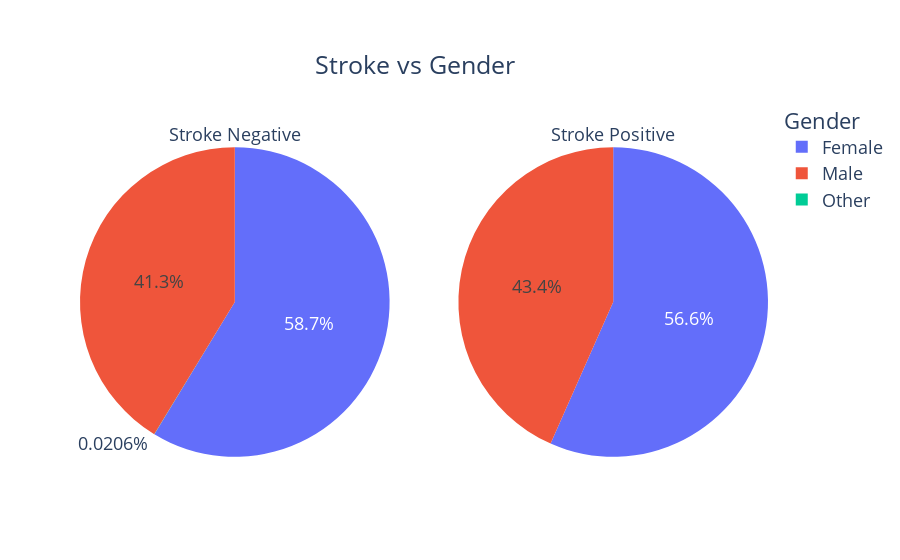

This figure's notebook cell:
### Code cell
counts0 = Counter(dataviz[dataviz['stroke']==0]['gender'])
counts1 = Counter(dataviz[dataviz['stroke']==1]['gender'])
fig = make_subplots(rows=1, cols=2, specs=[[{"type": "pie"}, {"type": "pie"}]])

fig.add_trace(go.Pie(
     values=[item[1] for item in sorted(counts0.items())],
     labels=[item[0] for item in sorted(counts0.items())],
     domain=dict(x=[0, 0.5]),
     name="Stroke Negative",title='Stroke Negative'), 
     row=1, col=1)

fig.add_trace(go.Pie(
     values=[item[1] for item in sorted(counts1.items())],
     labels=[item[0] for item in sorted(counts1.items())],
     domain=dict(x=[0.5, 1.0]),
     name="Stroke Positive",title='Stroke Positive'),
    row=1, col=2)

fig.update_layout(
    title={'text':'Stroke vs Gender','xanchor':'left','yanchor': 'top','y':0.9,'x':0.35},
    xaxis_title="X Axis Title",
    yaxis_title="Y Axis Title",
    legend_title="Gender",
    font=dict(size=18)
)

fig.show()

### Figure 1 — Plotly figure (JSON) as saved in the notebook; plotly's stock layout.template omitted (floating-point values rounded to 4 significant figures)
{"data": [{"domain": {"x": [0.0, 0.45], "y": [0.0, 1.0]}, "labels": ["Female", "Male", "Other"], "name": "Stroke Negative", "title": {"text": "Stroke Negative"}, "type": "pie", "values": [2853, 2007, 1]}, {"domain": {"x": [0.55, 1.0], "y": [0.0, 1.0]}, "labels": ["Female", "Male"], "name": "Stroke Positive", "title": {"text": "Stroke Positive"}, "type": "pie", "values": [141, 108]}], "layout": {"font": {"size": 18}, "legend": {"title": {"text": "Gender"}}, "title": {"text": "Stroke vs Gender", "x": 0.35, "xanchor": "left", "y": 0.9, "yanchor": "top"}, "xaxis": {"title": {"text": "X Axis Title"}}, "yaxis": {"title": {"text": "Y Axis Title"}}}}
